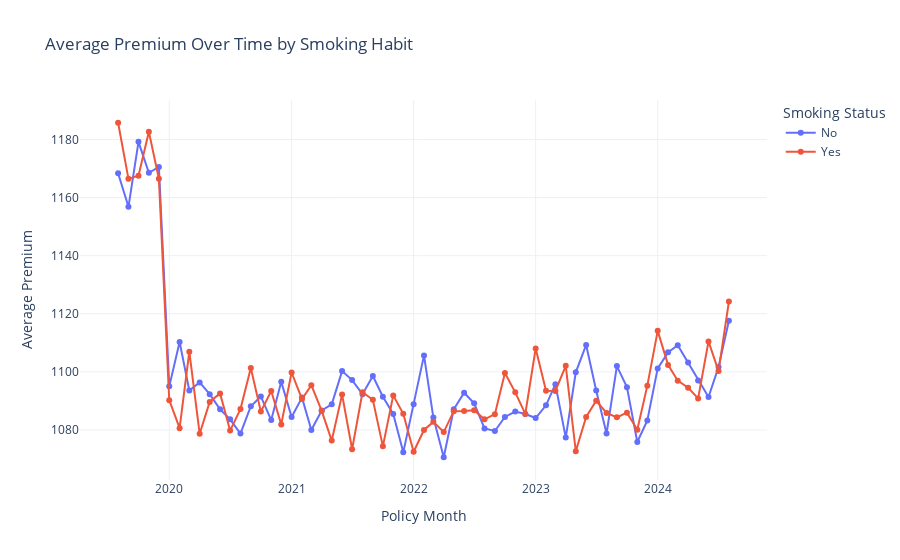

Notebook cell for this chart:
### Code cell
avg_premium_smoking = df.groupby(['Policy Month', 'Smoking Status'])['Premium Amount'].mean().reset_index()

fig3 = px.line(avg_premium_smoking,
               x='Policy Month',
               y='Premium Amount',
               color='Smoking Status',
               title='Average Premium Over Time by Smoking Habit',
               markers=True,
               template='plotly_white')

fig3.update_layout(xaxis_title='Policy Month',
                   yaxis_title='Average Premium')

fig3.show()

### Figure 1 — Plotly figure (JSON) as saved in the notebook; plotly's stock layout.template omitted (floating-point values rounded to 4 significant figures)
{"data": [{"hovertemplate": "Smoking Status=No<br>Policy Month=%{x}<br>Premium Amount=%{y}<extra></extra>", "legendgroup": "No", "line": {"color": "#636efa", "dash": "solid"}, "marker": {"symbol": "circle"}, "mode": "lines+markers", "name": "No", "orientation": "v", "showlegend": true, "type": "scatter", "x": ["2019-08", "2019-09", "2019-10", "2019-11", "2019-12", "2020-01", "2020-02", "2020-03", "2020-04", "2020-05", "2020-06", "2020-07", "2020-08", "2020-09", "2020-10", "2020-11", "2020-12", "2021-01", "2021-02", "2021-03", "2021-04", "2021-05", "2021-06", "2021-07", "2021-08", "2021-09", "2021-10", "2021-11", "2021-12", "2022-01", "2022-02", "2022-03", "2022-04", "2022-05", "2022-06", "2022-07", "2022-08", "2022-09", "2022-10", "2022-11", "2022-12", "2023-01", "2023-02", "2023-03", "2023-04", "2023-05", "2023-06", "2023-07", "2023-08", "2023-09", "2023-10", "2023-11", "2023-12", "2024-01", "2024-02", "2024-03", "2024-04", "2024-05", "2024-06", "2024-07", "2024-08"], "xaxis": "x", "y": [1168.0, 1157.0, 1179.0, 1169.0, 1171.0, 1095.0, 1110.0, 1094.0, 1096.0, 1092.0, 1087.0, 1084.0, 1079.0, 1088.0, 1092.0, 1083.0, 1097.0, 1084.0, 1091.0, 1080.0, 1087.0, 1089.0, 1100.0, 1097.0, 1092.0, 1099.0, 1091.0, 1086.0, 1072.0, 1089.0, 1106.0, 1084.0, 1071.0, 1087.0, 1093.0, 1089.0, 1080.0, 1080.0, 1084.0, 1086.0, 1085.0, 1084.0, 1088.0, 1096.0, 1077.0, 1100.0, 1109.0, 1094.0, 1079.0, 1102.0, 1095.0, 1076.0, 1083.0, 1101.0, 1107.0, 1109.0, 1103.0, 1097.0, 1091.0, 1102.0, 1118.0], "yaxis": "y"}, {"hovertemplate": "Smoking Status=Yes<br>Policy Month=%{x}<br>Premium Amount=%{y}<extra></extra>", "legendgroup": "Yes", "line": {"color": "#EF553B", "dash": "solid"}, "marker": {"symbol": "circle"}, "mode": "lines+markers", "name": "Yes", "orientation": "v", "showlegend": true, "type": "scatter", "x": ["2019-08", "2019-09", "2019-10", "2019-11", "2019-12", "2020-01", "2020-02", "2020-03", "2020-04", "2020-05", "2020-06", "2020-07", "2020-08", "2020-09", "2020-10", "2020-11", "2020-12", "2021-01", "2021-02", "2021-03", "2021-04", "2021-05", "2021-06", "2021-07", "2021-08", "2021-09", "2021-10", "2021-11", "2021-12", "2022-01", "2022-02", "2022-03", "2022-04", "2022-05", "2022-06", "2022-07", "2022-08", "2022-09", "2022-10", "2022-11", "2022-12", "2023-01", "2023-02", "2023-03", "2023-04", "2023-05", "2023-06", "2023-07", "2023-08", "2023-09", "2023-10", "2023-11", "2023-12", "2024-01", "2024-02", "2024-03", "2024-04", "2024-05", "2024-06", "2024-07", "2024-08"], "xaxis": "x", "y": [1186.0, 1166.0, 1167.0, 1183.0, 1166.0, 1090.0, 1081.0, 1107.0, 1079.0, 1090.0, 1093.0, 1080.0, 1087.0, 1101.0, 1086.0, 1093.0, 1082.0, 1100.0, 1091.0, 1095.0, 1087.0, 1076.0, 1092.0, 1073.0, 1093.0, 1090.0, 1074.0, 1092.0, 1086.0, 1072.0, 1080.0, 1083.0, 1079.0, 1086.0, 1086.0, 1087.0, 1084.0, 1085.0, 1100.0, 1093.0, 1086.0, 1108.0, 1093.0, 1093.0, 1102.0, 1073.0, 1084.0, 1090.0, 1086.0, 1084.0, 1086.0, 1080.0, 1095.0, 1114.0, 1102.0, 1097.0, 1095.0, 1091.0, 1110.0, 1100.0, 1124.0], "yaxis": "y"}], "layout": {"legend": {"title": {"text": "Smoking Status"}, "tracegroupgap": 0}, "title": {"text": "Average Premium Over Time by Smoking Habit"}, "xaxis": {"anchor": "y", "domain": [0, 1], "title": {"text": "Policy Month"}}, "yaxis": {"anchor": "x", "domain": [0, 1], "title": {"text": "Average Premium"}}}}
